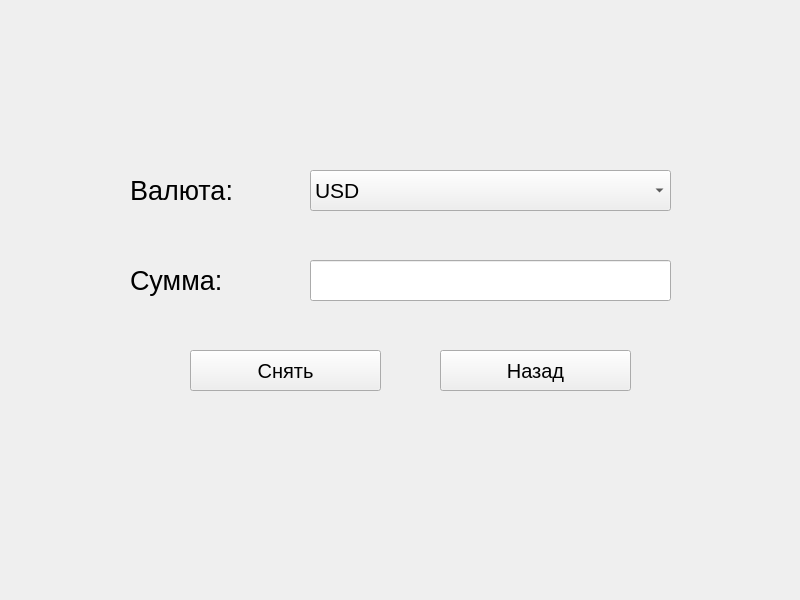
<?xml version="1.0" encoding="UTF-8"?>
<ui version="4.0">
 <class>MainWindow</class>
 <widget class="QMainWindow" name="MainWindow">
  <property name="geometry">
   <rect>
    <x>0</x>
    <y>0</y>
    <width>800</width>
    <height>600</height>
   </rect>
  </property>
  <property name="windowTitle">
   <string>Снятие средств</string>
  </property>
  <widget class="QWidget" name="centralwidget">
   <widget class="QLabel" name="currencyLabel">
    <property name="geometry">
     <rect>
      <x>130</x>
      <y>170</y>
      <width>171</width>
      <height>41</height>
     </rect>
    </property>
    <property name="font">
     <font>
      <pointsize>20</pointsize>
     </font>
    </property>
    <property name="text">
     <string>Валюта:</string>
    </property>
   </widget>
   <widget class="QLabel" name="amountLabel">
    <property name="geometry">
     <rect>
      <x>130</x>
      <y>260</y>
      <width>151</width>
      <height>41</height>
     </rect>
    </property>
    <property name="font">
     <font>
      <pointsize>20</pointsize>
     </font>
    </property>
    <property name="text">
     <string>Сумма:</string>
    </property>
   </widget>
   <widget class="QComboBox" name="currencyComboBox">
    <property name="geometry">
     <rect>
      <x>310</x>
      <y>170</y>
      <width>361</width>
      <height>41</height>
     </rect>
    </property>
    <property name="font">
     <font>
      <pointsize>16</pointsize>
     </font>
    </property>
    <item>
     <property name="text">
      <string>USD</string>
     </property>
    </item>
    <item>
     <property name="text">
      <string>EUR</string>
     </property>
    </item>
    <item>
     <property name="text">
      <string>RUB</string>
     </property>
    </item>
   </widget>
   <widget class="QLineEdit" name="amountLineEdit">
    <property name="geometry">
     <rect>
      <x>310</x>
      <y>260</y>
      <width>361</width>
      <height>41</height>
     </rect>
    </property>
    <property name="font">
     <font>
      <pointsize>16</pointsize>
     </font>
    </property>
   </widget>
   <widget class="QPushButton" name="exitPushButton">
    <property name="geometry">
     <rect>
      <x>440</x>
      <y>350</y>
      <width>191</width>
      <height>41</height>
     </rect>
    </property>
    <property name="font">
     <font>
      <pointsize>15</pointsize>
     </font>
    </property>
    <property name="text">
     <string>Назад</string>
    </property>
   </widget>
   <widget class="QPushButton" name="enterPushButton">
    <property name="geometry">
     <rect>
      <x>190</x>
      <y>350</y>
      <width>191</width>
      <height>41</height>
     </rect>
    </property>
    <property name="font">
     <font>
      <pointsize>15</pointsize>
     </font>
    </property>
    <property name="text">
     <string>Снять</string>
    </property>
   </widget>
  </widget>
 </widget>
 <resources/>
 <connections/>
</ui>
